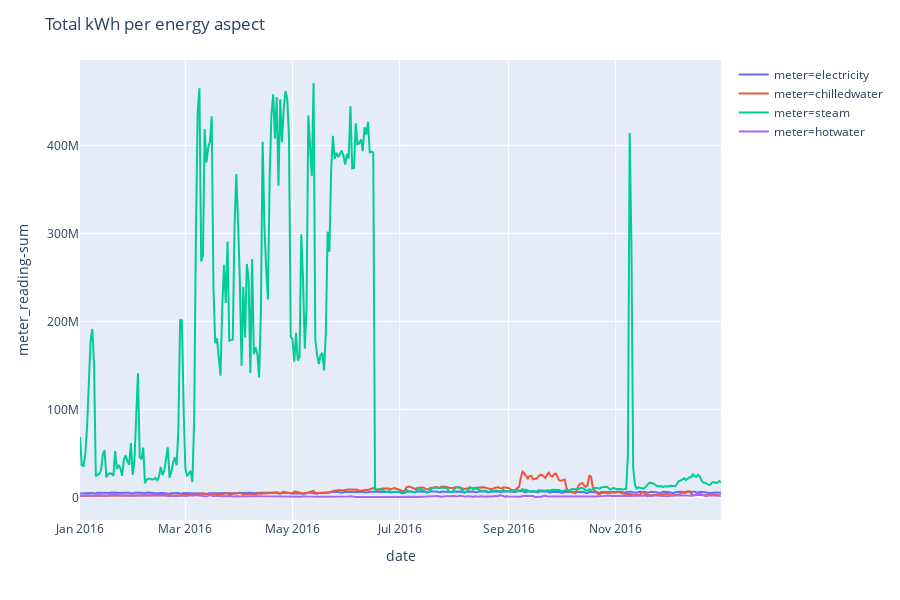

Notebook source saved alongside this figure:
### Markdown cell above
> ### Some plots

### Code cell
# 各meterの合計値
fig_total = px.line(daily_train_agg, x='date', y='meter_reading-sum', color='meter', render_mode='svg')
fig_total.update_layout(title='Total kWh per energy aspect')
fig_total.show()

### Figure 1 — Plotly figure (JSON) as saved in the notebook; plotly's stock layout.template omitted (floating-point values rounded to 4 significant figures; data arrays with more than 128 entries replaced by an {"elided": "..."} marker saying what was removed)
{"data": [{"hoverlabel": {"namelength": 0}, "hovertemplate": "meter=electricity<br>date=%{x}<br>meter_reading-sum=%{y}", "legendgroup": "meter=electricity", "line": {"color": "#636efa", "dash": "solid"}, "mode": "lines", "name": "meter=electricity", "showlegend": true, "type": "scatter", "x": {"elided": "366 str values"}, "xaxis": "x", "y": {"elided": "366 float values"}, "yaxis": "y"}, {"hoverlabel": {"namelength": 0}, "hovertemplate": "meter=chilledwater<br>date=%{x}<br>meter_reading-sum=%{y}", "legendgroup": "meter=chilledwater", "line": {"color": "#EF553B", "dash": "solid"}, "mode": "lines", "name": "meter=chilledwater", "showlegend": true, "type": "scatter", "x": {"elided": "366 str values"}, "xaxis": "x", "y": {"elided": "366 float values"}, "yaxis": "y"}, {"hoverlabel": {"namelength": 0}, "hovertemplate": "meter=steam<br>date=%{x}<br>meter_reading-sum=%{y}", "legendgroup": "meter=steam", "line": {"color": "#00cc96", "dash": "solid"}, "mode": "lines", "name": "meter=steam", "showlegend": true, "type": "scatter", "x": {"elided": "366 str values"}, "xaxis": "x", "y": {"elided": "366 float values"}, "yaxis": "y"}, {"hoverlabel": {"namelength": 0}, "hovertemplate": "meter=hotwater<br>date=%{x}<br>meter_reading-sum=%{y}", "legendgroup": "meter=hotwater", "line": {"color": "#ab63fa", "dash": "solid"}, "mode": "lines", "name": "meter=hotwater", "showlegend": true, "type": "scatter", "x": {"elided": "366 str values"}, "xaxis": "x", "y": {"elided": "366 float values"}, "yaxis": "y"}], "layout": {"height": 600, "legend": {"tracegroupgap": 0}, "margin": {"t": 60}, "title": {"text": "Total kWh per energy aspect"}, "xaxis": {"anchor": "y", "domain": [0, 1], "title": {"text": "date"}}, "yaxis": {"anchor": "x", "domain": [0, 1], "title": {"text": "meter_reading-sum"}}}}
